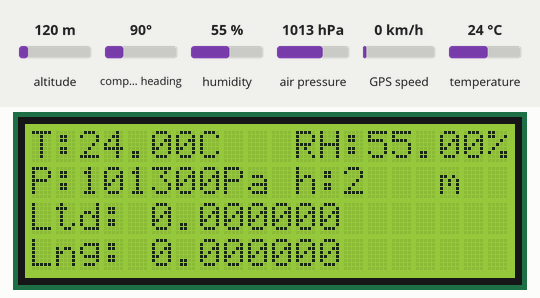
Recording of a sketch running on a simulated Arduino Uno, built with avr-gcc and run on an emulated ATmega328P. Parts: 20×4 character LCD. The test bench sets the inputs (shaded band); at power-on: air pressure 1013 hPa, humidity 55 %, temperature 24 °C, altitude 120 m, compass heading 90°, GPS speed 0 km/h. The local clock reads 2024-03-15 10:24:30 at power-on unless the sketch sets it; storage starts empty; the GPS gets a fix after 3 s at 37.7749, -122.4194 with 8 satellites; what the sketch prints to the serial monitor is not drawn.

Above: at 3.3 s.
3.4 s: air pressure set to 952 hPa
At 6.5 s:
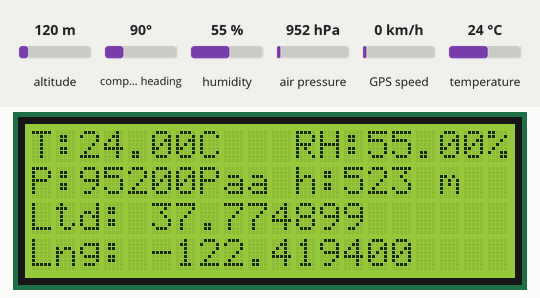
6.9 s: humidity set to 22 %
At 8.8 s:
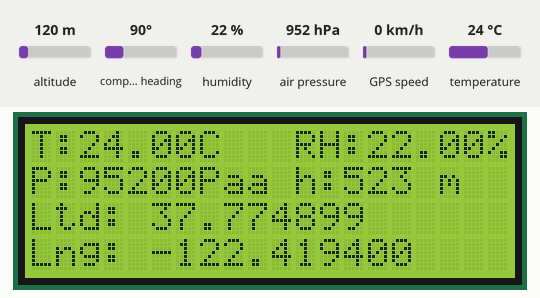
9.1 s: temperature set to 12 °C
At 10.8 s:
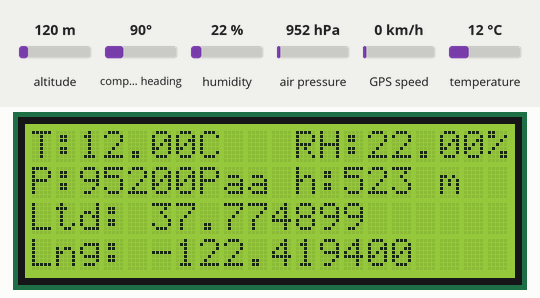
11.3 s: humidity set to 40 %
At 12.8 s:
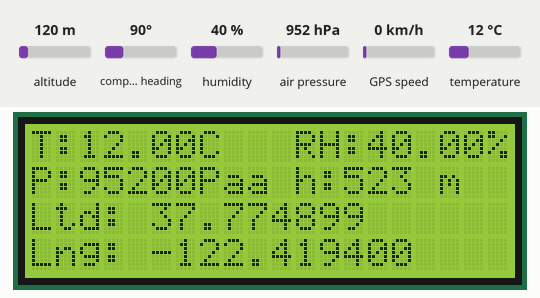
13.5 s: air pressure set to 975 hPa
At 15.4 s:
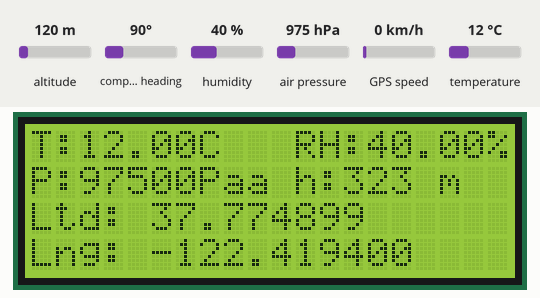
Timing chart, 0 to 16.6 s (numbered marks = the images above; inputs shaded):
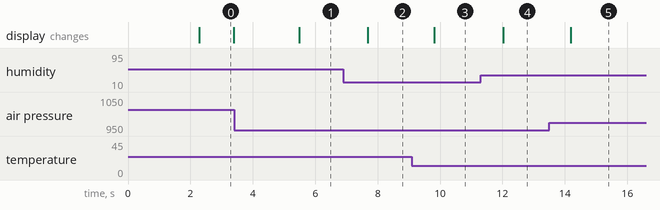

Measured:
- after the input at 3.4 s, the display: changes after 2.1 s (image 1)
- after the input at 6.9 s, the display: changes after 0.78 s (image 2)
- after the input at 9.1 s, the display: changes after 0.72 s (image 3)
- after the input at 11.3 s, the display: changes after 0.72 s (image 4)
- after the input at 13.5 s, the display: changes after 0.68 s (image 5)
- what the display in image 0 shows lasts 1.1 s, from 2.3 s to 3.4 s

The sketch:

EnviroTrack.ino
```cpp
#include <Wire.h>
#include <SPI.h>
#include <SD.h>
#include "RTClib.h"
#include <Adafruit_Sensor.h>
#include <Adafruit_BME280.h>

#define BME_SCK 13
#define BME_MISO 12
#define BME_MOSI 11
#define BME_CS 10
#define SEALEVELPRESSURE_HPA (1013.25)

Adafruit_BME280 bme; // I2C

const int chipSelect = 10; // CS pin dari shield SD terhubung ke pin 10.
RTC_DS1307 RTC;
File dataFile;
DateTime now;

#include <TinyGPS++.h>
#include <LiquidCrystal_I2C.h>
LiquidCrystal_I2C lcd(0x27, 20, 4);
double latitude = 0.0, longitude = 0.0;

TinyGPSPlus gps;

void setup() {
  Serial.begin(9600);
  lcd1();

  while (!Serial);
  Serial.println(F("BME280 test"));
  if (!bme.begin(0x76)) {
    Serial.println(F("Could not find a valid BME280 sensor, check wiring, address, sensor ID!"));
    while (1) delay(10);
  }

  Wire.begin();
  RTC.begin();
  if (!RTC.isrunning()) {
    Serial.println(F("RTC is NOT running!"));
    RTC.adjust(DateTime(__DATE__, __TIME__));
  }

  Serial.print(F("Initializing SD card..."));
  if (!SD.begin(chipSelect)) {
    Serial.println(F("Card failed, or not present"));
    return;
  }
  Serial.println(F("Card initialized."));
  now = RTC.now();
  dataFile = SD.open("datalog.txt", FILE_WRITE);
  if (dataFile) {
    dataFile.print(F("Start logging on: "));
    dataFile.print(now.year(), DEC);
    dataFile.print('/');
    dataFile.print(now.month(), DEC);
    dataFile.print('/');
    dataFile.print(now.day(), DEC);
    dataFile.println();
    dataFile.println(F("data               Time"));
    dataFile.close();
  } else {
    Serial.println(F("error opening datalog.txt"));
  }
  Serial.println();
}

void loop() {
  printValues();
  Gps1();
  delay(1000);
  if (latitude !=0.0 && longitude !=0.0) {
    kartu();
    delay(1000);
  }
}

void printValues() {
  float temperature = bme.readTemperature();
  float pressure = bme.readPressure();
  float altitude = bme.readAltitude(SEALEVELPRESSURE_HPA);
  float humidity = bme.readHumidity();

  Serial.print(F("Temperature = "));
  Serial.print(temperature);
  Serial.println(F(" °C"));
  lcd.setCursor(0,0);
  lcd.print("T:");
  lcd.print(temperature);
  lcd.print("C");

  Serial.print(F("Pressure = "));
  Serial.print(pressure);
  Serial.println(F(" Pa"));
  lcd.setCursor(0,1);
  lcd.print("P:");
  lcd.print(pressure,0);
  lcd.print("Pa");

  Serial.print(F("Approx. Altitude = "));
  Serial.print(altitude);
  Serial.println(F(" m"));
   lcd.setCursor(11,1);
  lcd.print("h:");
  lcd.print(altitude,0);
  lcd.setCursor(17,1);
  lcd.print("m");

  Serial.print(F("Humidity = "));
  Serial.print(humidity);
  Serial.println(F(" %"));
  lcd.setCursor(11,0);
  lcd.print("RH:");
  lcd.print(humidity);
  lcd.print("%");


}

void kartu() {
  now = RTC.now();
  dataFile = SD.open("datalog.txt", FILE_WRITE);

  if (dataFile) {
    dataFile.print(latitude, 6);
    dataFile.print(",");
    dataFile.println(longitude, 6);

    dataFile.print(F("Suhu: "));
    dataFile.print(bme.readTemperature());
    dataFile.print(F(" °C               "));
    dataFile.print(now.hour(), DEC);
    dataFile.print(':');
    dataFile.print(now.minute(), DEC);
    dataFile.print(':');
    dataFile.println(now.second(), DEC);

    dataFile.print(F("Tekanan udara: "));
    dataFile.print(bme.readPressure());
    dataFile.print(F(" Pa               "));
    dataFile.print(now.hour(), DEC);
    dataFile.print(':');
    dataFile.print(now.minute(), DEC);
    dataFile.print(':');
    dataFile.println(now.second(), DEC);

    dataFile.print(F("Tinggi Permukaan: "));
    dataFile.print(bme.readAltitude(SEALEVELPRESSURE_HPA));
    dataFile.print(F(" m               "));
    dataFile.print(now.hour(), DEC);
    dataFile.print(':');
    dataFile.print(now.minute(), DEC);
    dataFile.print(':');
    dataFile.println(now.second(), DEC);

    dataFile.print(F("Kelembaban udara: "));
    dataFile.print(bme.readHumidity());
    dataFile.print(F(" %               "));
    dataFile.print(now.hour(), DEC);
    dataFile.print(':');
    dataFile.print(now.minute(), DEC);
    dataFile.print(':');
    dataFile.println(now.second(), DEC);

    dataFile.close();
    Serial.println(F("Data stored"));
  } else {
    Serial.println(F("error opening datalog.txt"));
  }
}

void lcd1() {
  lcd.begin();
  lcd.setCursor(0,1);
  lcd.print("     GPS U-Blox   ");
  lcd.setCursor(0,2);
  lcd.print("  Teknik Pertanian  ");
  delay(2000);
  lcd.clear();
}

void Gps1 (){
  while(Serial.available() > 0){
    if(gps.encode(Serial.read())){
      if(gps.location.isValid()){
        latitude = gps.location.lat();
        longitude = gps.location.lng();
        //link = "www.google.com/maps/place/" + String(latitude, 6) + "," + String(longitude, 6) ;
      }
      //Serial.println(link);
      lcd.setCursor(0,2);
      lcd.print("Ltd: "+String(latitude, 6)+"   ");
      Serial.print(String(latitude, 6));
      Serial.print(",");
      lcd.setCursor(0,3);
      lcd.print("Lng: "+String(longitude, 6));
      Serial.println(String(longitude, 6)+"   ");
      //Serial.print(link);

    }
  }
}
```
